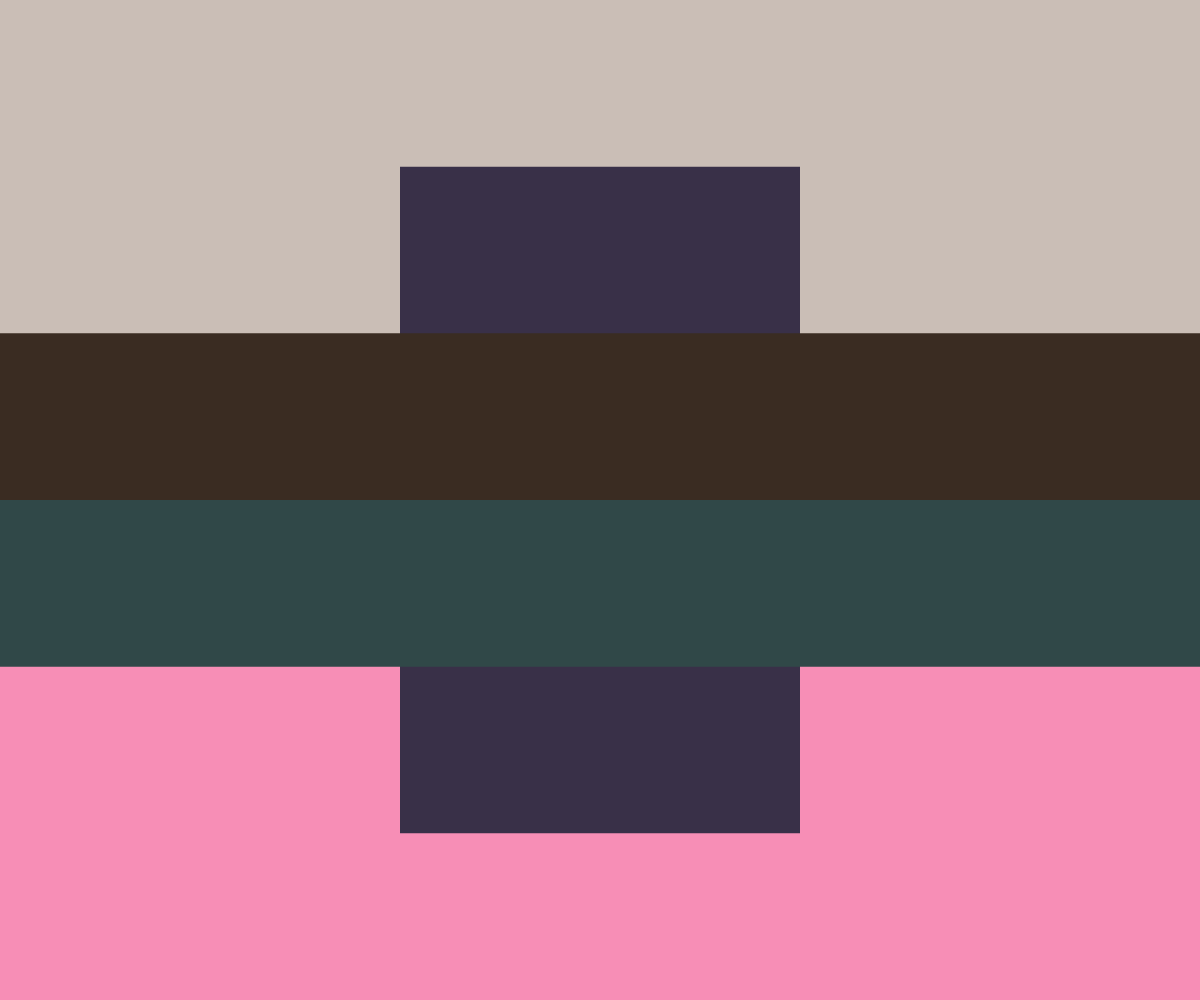
Frame 1 (no input)
Frame 60 (no input): identical to frame 1, image omitted
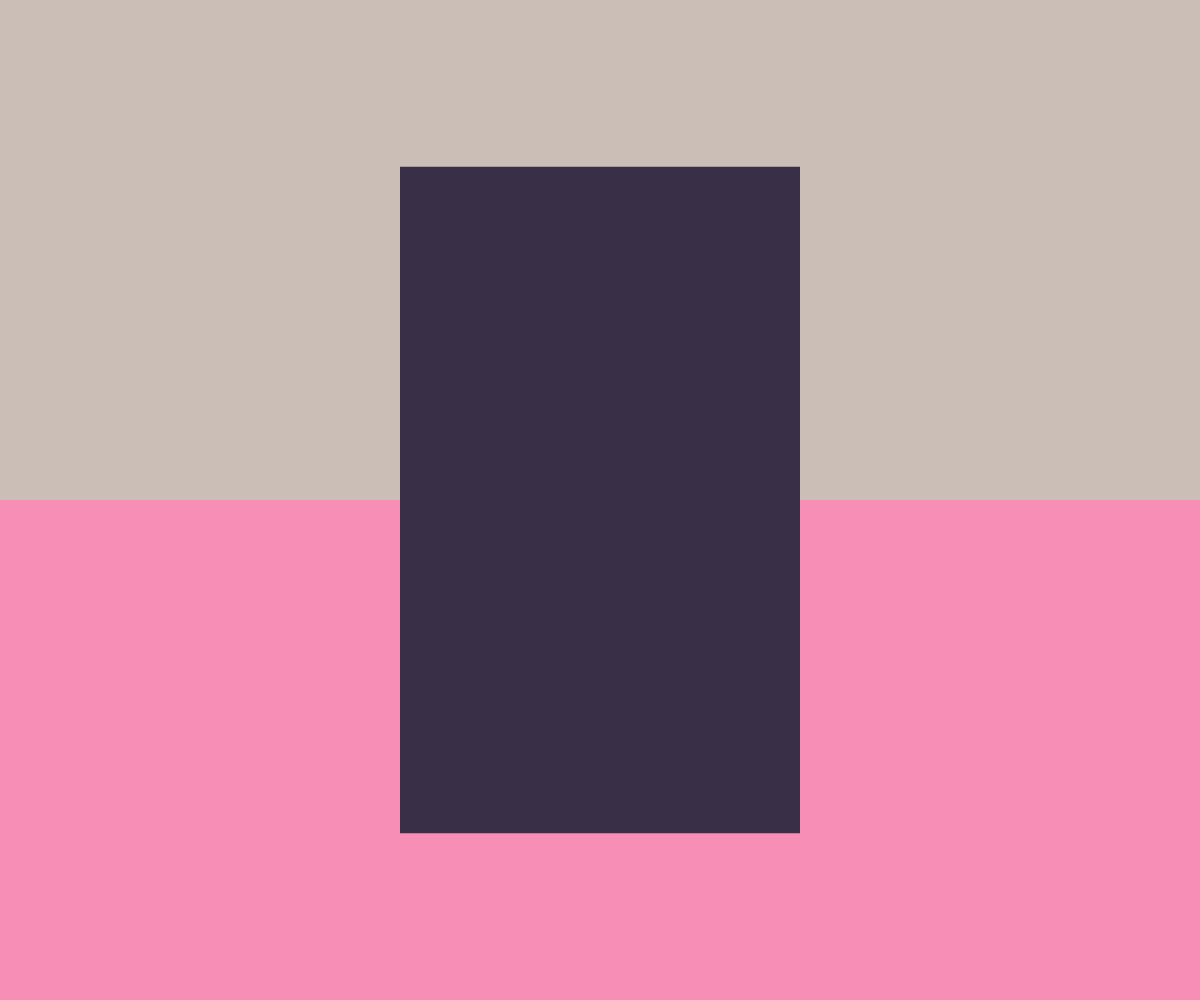
Frame 120 (the mouse pressed at the canvas centre since frame 60)

The p5.js sketch that drew these frames (run headless with seeded random() and noise() and a simulated clock; from frame 60 on, the mouse is pressed at the canvas centre):

// p5.js sketch
// ── sketch.js

let clrs = [
'#cabeb6', //top 0
'#3a2c22', //middle top 1
'#393048', //middle strip 2
'#304848', //middle bottom 3
'#f78eb6' //bottom 4
]


function setup() {
  createCanvas(windowWidth, windowHeight);
  noStroke();
}

function draw() {
 background(220);
 canvasRect(clrs[4], height/2, height/2, false);
 canvasRect(clrs[0], height/2, 0, false);
 fill(clrs[2]); 
 rect(width * 1/3, height * 1/6, width * 1/3, height * 2/3); 
 canvasRect(clrs[1], height/6, height/3, true);
 canvasRect(clrs[3], height/6, height/2, true);


}

function canvasRect(clr, hgt, y_offset, clickable) {
	fill(clr);
	if((clickable == true) && (mouseIsPressed == false)){
		rect(0, y_offset, width, hgt);
	} 
	if(clickable == false){
		rect(0, y_offset, width, hgt);
	}
}
